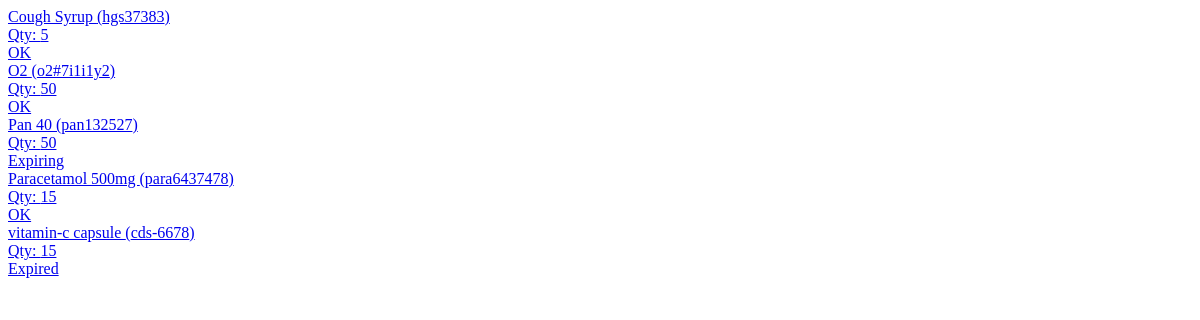
Page /medlist/ (signed in) on the earlier database version.
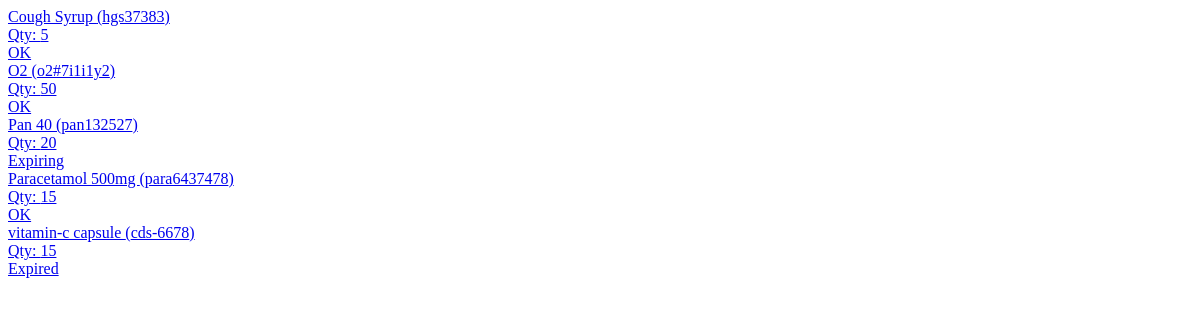
Same page on the later database version.
### inventory/models.py (models this page shows, shortened)
class Medicine(models.Model):
    owner = models.ForeignKey(User, on_delete=models.CASCADE)
    name = models.CharField(max_length=200)
    medicine_id = models.CharField(max_length=100, unique=True)
    manufacturer = models.ForeignKey(Manufacturer, on_delete=models.SET_NULL, null=True, blank=True)
    cost_price = models.DecimalField(max_digits=10, decimal_places=2)
    mrp = models.DecimalField(max_digits=10, decimal_places=2)
    mfg_date = models.DateField()
    exp_date = models.DateField()
    quantity_on_hand = models.PositiveIntegerField(default=0)
    created_at = models.DateTimeField(auto_now_add=True)
    class Meta:
        ordering = ['name']
    @property
    def expiry_status(self):
        today = timezone.localdate()
        if self.exp_date < today:
            return 'expired'
        if self.exp_date <= today + timedelta(days=30):
            return 'expiring'
        return 'ok'

### inventory/views.py (the view)
# urls.py: path("medlist/", views.medlist_partial, name="medlist_partial"),
@login_required
def medlist_partial(request):
    q = request.GET.get('q', '').strip()
    meds = Medicine.objects.filter(owner=request.user)
    if q:
        meds = meds.filter(Q(name__icontains=q) | Q(medicine_id__icontains=q))
    html = render_to_string('inventory/_med_list.html', {'meds': meds}, request)
    return HttpResponse(html)

### inventory/templates/inventory/_med_list.html
{% for m in meds %}
<a href="#" data-detail-url="{% url 'inventory:medicine_detail_partial' m.pk %}"
   class="flex items-center justify-between p-4 hover:bg-slate-50">
  <div class="min-w-0">
    <div class="font-medium text-slate-900 truncate">{{ m.name }} <span class="text-slate-400">({{ m.medicine_id }})</span></div>
    <div class="text-xs text-slate-500">Qty: {{ m.quantity_on_hand }}</div>
  </div>
  <div>
    {% if m.expiry_status == 'expired' %}
      <span class="inline-flex items-center rounded-full bg-red-100 text-red-700 text-xs px-2 py-0.5">Expired</span>
    {% elif m.expiry_status == 'expiring' %}
      <span class="inline-flex items-center rounded-full bg-amber-100 text-amber-800 text-xs px-2 py-0.5">Expiring</span>
    {% else %}
      <span class="inline-flex items-center rounded-full bg-emerald-100 text-emerald-700 text-xs px-2 py-0.5">OK</span>
    {% endif %}
  </div>
</a>
{% empty %}
<div class="p-6 text-slate-500">No medicines yet. Add some in <a class="text-brand-700 hover:underline" href="{% url 'inventory:records' %}">Records</a>.</div>
{% endfor %}

Differences in the rows shown:
changed Medicine "Pan 40": quantity_on_hand "50" → "20"
